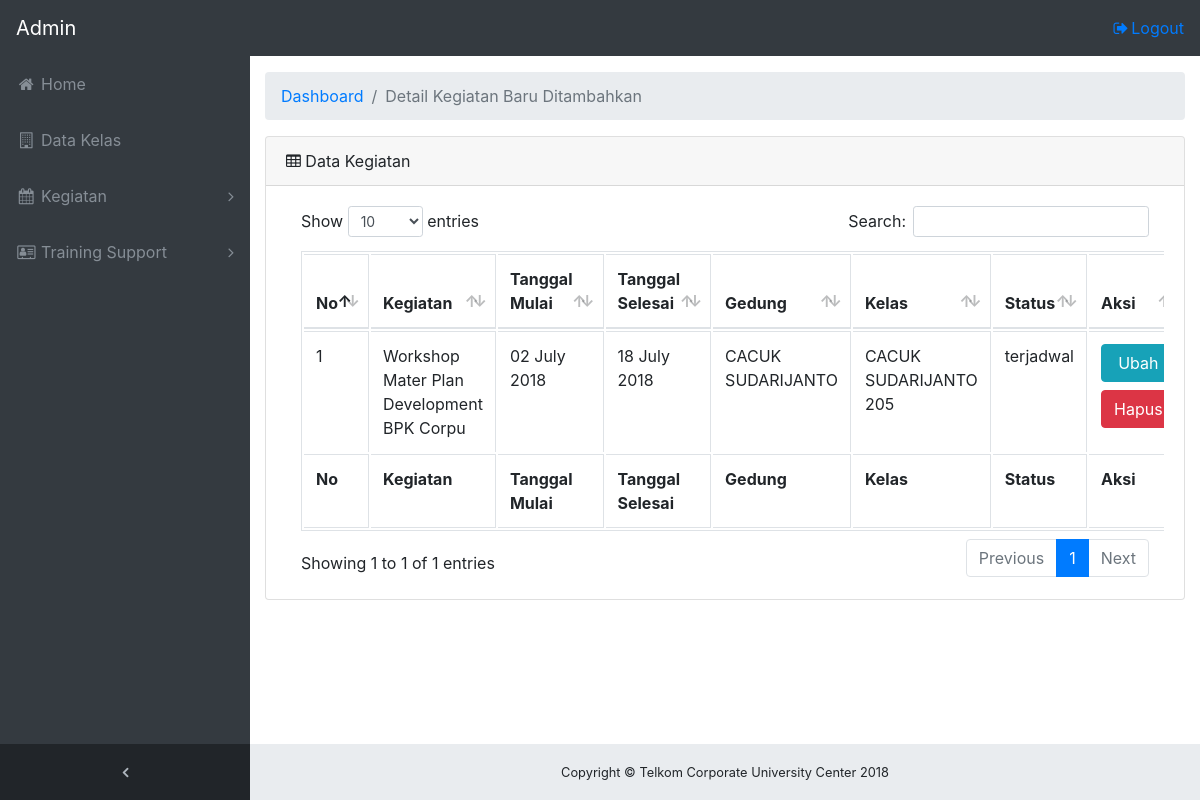
The app's page /detailbaru.php (signed in) with its own data.
### tables this page shows
CREATE TABLE `event` (
  `event_id` int(11) NOT NULL,
  `event_name` varchar(100) NOT NULL,
  `tanggal_mulai` date NOT NULL,
  `tanggal_selesai` date NOT NULL,
  `status` varchar(10) NOT NULL,
  `keterangan` varchar(100) NOT NULL,
  `room_id` varchar(35) NOT NULL
);

CREATE TABLE `building` (
  `building_id` varchar(10) NOT NULL,
  `building_name` varchar(50) NOT NULL,
  `building_desc` varchar(200) NOT NULL
);

CREATE TABLE `classroom` (
  `room_id` varchar(20) NOT NULL,
  `room_name` varchar(50) NOT NULL,
  `capacity` int(11) NOT NULL,
  `room_desc` varchar(50) NOT NULL,
  `building_id` varchar(10) NOT NULL
);

### detailbaru.php (the view, shortened to what this page needs)
<?php
if(($_SESSION['login']==true) && ($_SESSION['username']!= '')){
  include 'config.php';
  ?>
  <!DOCTYPE html>
  <html lang="en">
  <div class="content-wrapper">
    <div class="container-fluid">
      <ol class="breadcrumb">
        <li class="breadcrumb-item">
          <a href="home.php">Dashboard</a>
        </li>
        <li class="breadcrumb-item active">Detail Kegiatan Baru Ditambahkan</li>
      </ol>
      <div class="card mb-3">
        <div class="card-header">
          <i class="fa fa-table"></i> Data Kegiatan</div>
          <div class="card-body">
            <div class="table-responsive">
              <?php
              $query = "SELECT event_id, event_name, tanggal_mulai, tanggal_selesai, building_name, room_name, status, keterangan
              FROM event
              JOIN classroom USING(room_id)
              JOIN building  USING(building_id)
              WHERE event_id = (SELECT MAX(event_id) FROM event)";
              $tampil = mysqli_query($con, $query);
              if (mysqli_num_rows($tampil)>0) {
                ?>
                <table class="table table-bordered" id="dataTable" width="100%" cellspacing="2">
                  <thead>
                    <tr>
                      <th>No</th>
                      <th>Kegiatan</th>
                      <th>Tanggal Mulai</th>
                      <th>Tanggal Selesai</th>
                      <th>Gedung</th>
                      <th>Kelas</th>
                      <th>Status</th>
                      <th>Aksi</th>
                    </tr>
                  </thead>
                  <tfoot>
                    <tr>
                      <th>No</th>
                      <th>Kegiatan</th>
                      <th>Tanggal Mulai</th>
                      <th>Tanggal Selesai</th>
                      <th>Gedung</th>
                      <th>Kelas</th>
                      <th>Status</th>
                      <th>Aksi</th>
                    </tr>
                  </tfoot>
                  <tbody>
                    <?php
                    $i=1;
                    while ($data = mysqli_fetch_array($tampil)) {
                      $tanggal_mulai = $data['tanggal_mulai'];
                      $tanggal_selesai = $data['tanggal_selesai'];
                      $mulai2 = date('d F Y', strtotime($tanggal_mulai));
                      $selesai2 = date('d F Y', strtotime($tanggal_selesai));
                      ?>
                      <tr>
                        <td><?php echo "$i"; ?></td>
                        <td><?php echo $data['event_name']; ?></td>
                        <td><?php echo $mulai2;?></td>
                        <td><?php echo $selesai2;?></td>
                        <td><?php echo $data['building_name']; ?></td>
                        <td><?php echo $data['room_name']; ?></td>
                        <td><?php echo $data['status']; ?></td>
                        <td>  <a href="ubahkegiatan.php?id=<?php echo $data['event_id']; ?>" class="btn btn-info btn-xs btn-block">Ubah</a>
                          <a href="hapuskegiatan.php?id=<?php echo $data['event_id']; ?>" class="btn btn-danger btn-xs btn-block" onclick="return confirm('Anda Yakin Ingin Menghapus Data ?')">Hapus
                          </a></td>
                        </tr>
                        <?php
                        $i++;
                      }
                    }
                    ?>
                  </tbody>
                </table>
              </div>
            </div>
          </div>
        </div>
      </div>
</body>
</html>
<?php
}
else{
  echo "<script> alert('Login Terlebih Dahulu');
  window.location = 'index.php';
</script>";
}
?>

### css/sb-admin.css (style rules this page uses)
html { position: relative; min-height: 100%; }
body { overflow-x: hidden; }
body.sticky-footer { margin-bottom: 56px; }
body.sticky-footer .content-wrapper { min-height: calc(100vh - 56px - 56px); }
body.fixed-nav { padding-top: 56px; }
.content-wrapper { min-height: calc(100vh - 56px); padding-top: 1rem; }
.content-wrapper { overflow-x: hidden; background: white; }
@media (min-width: 992px) { .content-wrapper { margin-left: 250px; } }

### records on screen
event: event_name "Workshop Mater Plan Development BPK Corpu", tanggal_mulai "02 July 2018", tanggal_selesai "18 July 2018", building.building_name "CACUK SUDARIJANTO", room.room_name "CACUK SUDARIJANTO 205", status "terjadwal"
